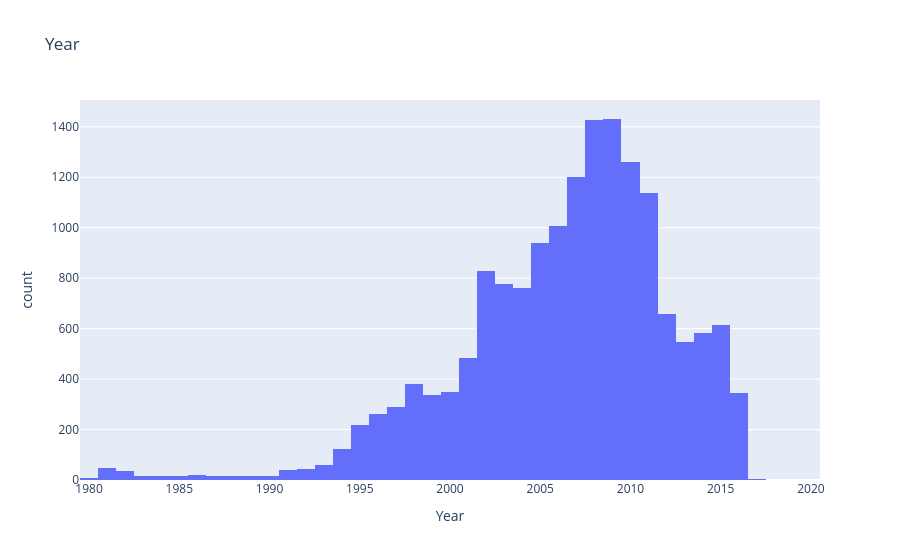
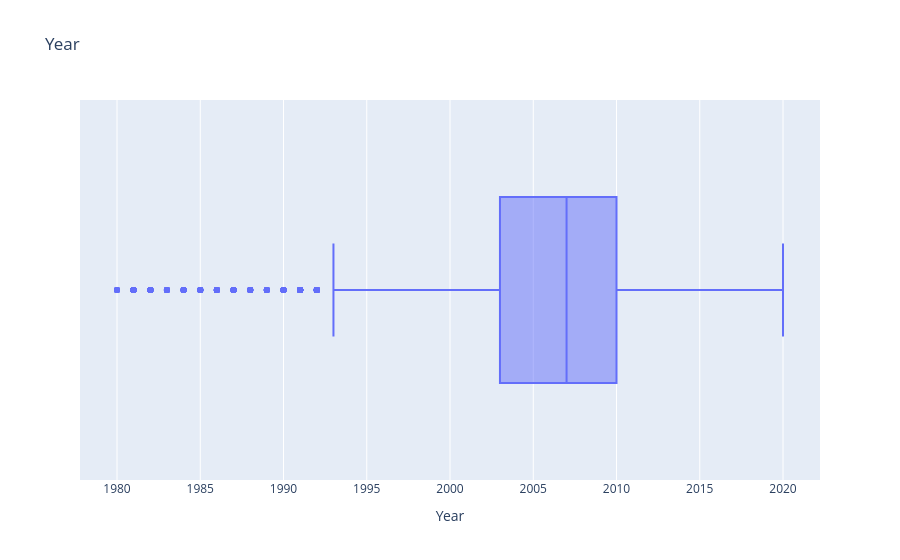
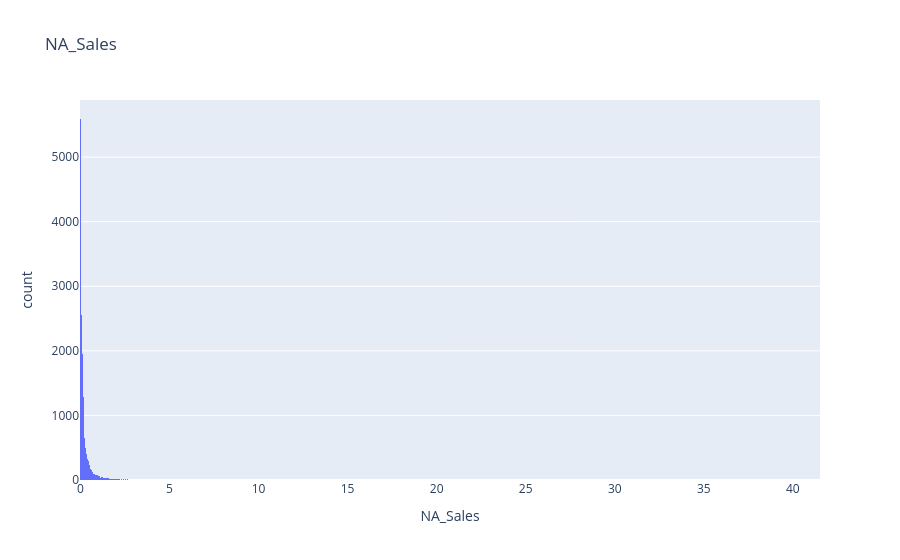
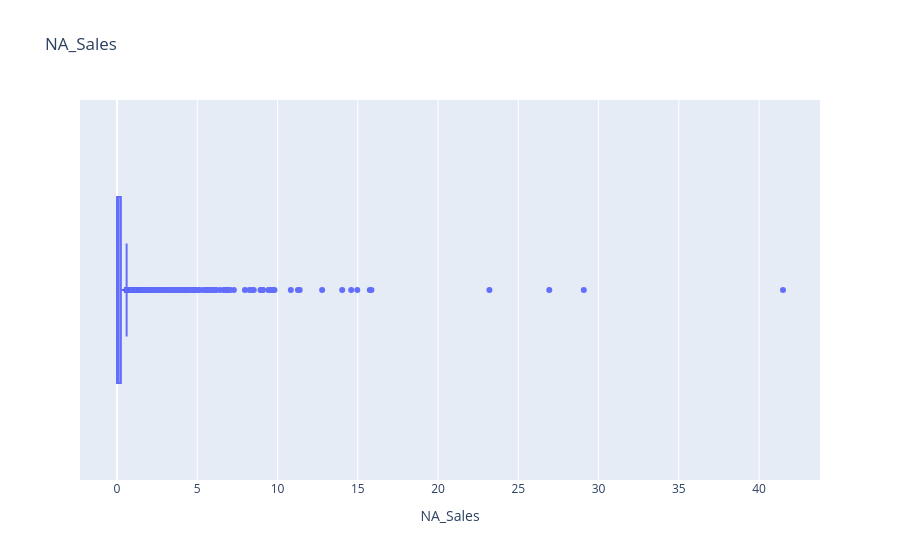

Source (notebook cell) for these figures, in order:
### Code cell
for col in num_cols:

    px.histogram(data_frame= df, x= col, title= col).show()
    px.box(data_frame= df, x= col, title= col).show()

### Figure 1 — Plotly figure (JSON) as saved in the notebook; plotly's stock layout.template omitted (floating-point values rounded to 4 significant figures; data arrays with more than 128 entries replaced by an {"elided": "..."} marker saying what was removed)
{"data": [{"bingroup": "x", "hovertemplate": "Year=%{x}<br>count=%{y}<extra></extra>", "legendgroup": "", "marker": {"color": "#636efa", "pattern": {"shape": ""}}, "name": "", "orientation": "v", "showlegend": false, "type": "histogram", "x": {"elided": "16598 float values"}, "xaxis": "x", "yaxis": "y"}], "layout": {"barmode": "relative", "legend": {"tracegroupgap": 0}, "title": {"text": "Year"}, "xaxis": {"anchor": "y", "domain": [0, 1], "title": {"text": "Year"}}, "yaxis": {"anchor": "x", "domain": [0, 1], "title": {"text": "count"}}}}

### Figure 2 — Plotly figure (JSON) as saved in the notebook; plotly's stock layout.template omitted (floating-point values rounded to 4 significant figures; data arrays with more than 128 entries replaced by an {"elided": "..."} marker saying what was removed)
{"data": [{"alignmentgroup": "True", "hovertemplate": "Year=%{x}<extra></extra>", "legendgroup": "", "marker": {"color": "#636efa"}, "name": "", "notched": false, "offsetgroup": "", "orientation": "h", "showlegend": false, "type": "box", "x": {"elided": "16598 float values"}, "x0": " ", "xaxis": "x", "y0": " ", "yaxis": "y"}], "layout": {"boxmode": "group", "legend": {"tracegroupgap": 0}, "title": {"text": "Year"}, "xaxis": {"anchor": "y", "domain": [0, 1], "title": {"text": "Year"}}, "yaxis": {"anchor": "x", "domain": [0, 1]}}}

### Figure 3 — Plotly figure (JSON) as saved in the notebook; plotly's stock layout.template omitted (floating-point values rounded to 4 significant figures; data arrays with more than 128 entries replaced by an {"elided": "..."} marker saying what was removed)
{"data": [{"bingroup": "x", "hovertemplate": "NA_Sales=%{x}<br>count=%{y}<extra></extra>", "legendgroup": "", "marker": {"color": "#636efa", "pattern": {"shape": ""}}, "name": "", "orientation": "v", "showlegend": false, "type": "histogram", "x": {"elided": "16598 float values"}, "xaxis": "x", "yaxis": "y"}], "layout": {"barmode": "relative", "legend": {"tracegroupgap": 0}, "title": {"text": "NA_Sales"}, "xaxis": {"anchor": "y", "domain": [0, 1], "title": {"text": "NA_Sales"}}, "yaxis": {"anchor": "x", "domain": [0, 1], "title": {"text": "count"}}}}

### Figure 4 — Plotly figure (JSON) as saved in the notebook; plotly's stock layout.template omitted (floating-point values rounded to 4 significant figures; data arrays with more than 128 entries replaced by an {"elided": "..."} marker saying what was removed)
{"data": [{"alignmentgroup": "True", "hovertemplate": "NA_Sales=%{x}<extra></extra>", "legendgroup": "", "marker": {"color": "#636efa"}, "name": "", "notched": false, "offsetgroup": "", "orientation": "h", "showlegend": false, "type": "box", "x": {"elided": "16598 float values"}, "x0": " ", "xaxis": "x", "y0": " ", "yaxis": "y"}], "layout": {"boxmode": "group", "legend": {"tracegroupgap": 0}, "title": {"text": "NA_Sales"}, "xaxis": {"anchor": "y", "domain": [0, 1], "title": {"text": "NA_Sales"}}, "yaxis": {"anchor": "x", "domain": [0, 1]}}}
